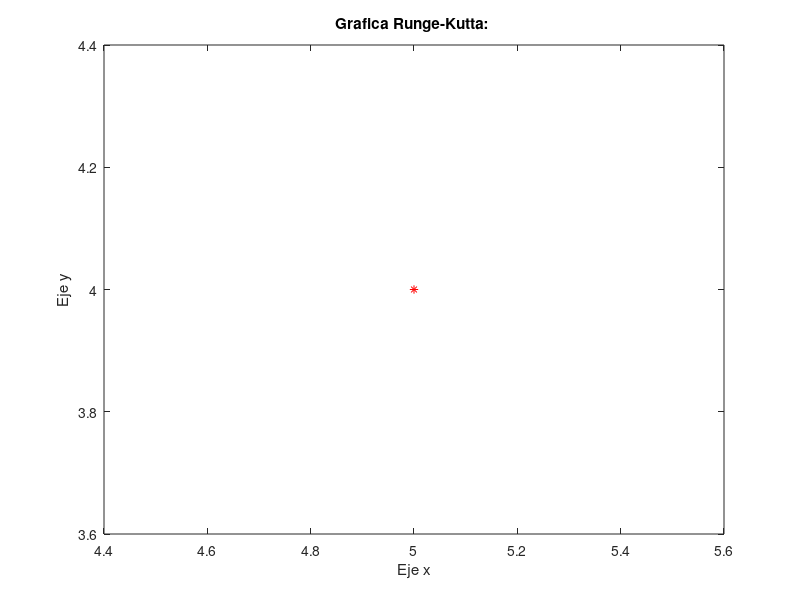

Recreate this plot in MATLAB.
clc;
clear
format long %permite utilizar la maxima capacidad de la maquina
fprintf('RUNGE KUTTA\n\n\n');
function [x, y] = rungeKuttaOrdenCuatro(f, ti , tf,  h) 
  x = ti:h:tf;  % [ ti , ti=ti+h...   tf ]  
  y(1) = 4;  %asignando el primer valor al vector y[1] = 4
  
  for i=1:length(x)-1
     k1 = f(x(i), y(i));
     k2 = f(x(i) + (h/2), y(i) + ((k1*h)/2));
     k3 = f(x(i) + (h/2), y(i) + ((k2*h)/2));
     k4 = f(x(i) + h, y(i)+ k3*h);
     y(i+1) = y(i) + (1/6)*(k1 + 2*k2 + 2*k3 + k4)*h;    
   endfor
endfunction   
 
f = @(x,t) (t + 1)*(x + 1)*cos(x^2 + 2*x);
ti = input("ingrese el valor del tiempo inicial ti: ");
tf = input("ingrese el valor del tiempo inicial tf: ");
h = input("ingrese el valor de paso h: ");
[x, y] = rungeKuttaOrdenCuatro(f, ti, tf, h);

fprintf("%s\t  %s\n", "x" ,"y");
for i=1:length(x) 
   fprintf("%.4f\t", x(i));
   fprintf("%.4f", y(i));
   fprintf("\n");
endfor
plot(x, y,"r*")
xlabel("Eje x")
ylabel("Eje y")
title("Grafica Runge-Kutta: ")